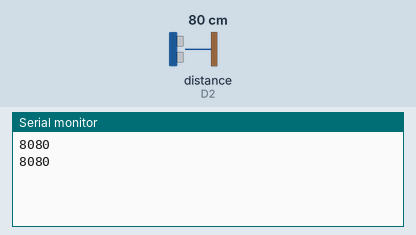
Recording of a sketch running on a simulated ESP8266 (NodeMCU). Parts: the last lines printed to the serial monitor. Wiring (inferred from the names in the program): ultrasonic range finder: trigger D1; echo D2. The inputs (shaded band) are chosen by the test bench; at power-on: distance to the obstacle (sensor on D2) 80 cm. The echo pulse lasts 58.3 µs per cm; WiFi joins after 1.5 s; servers stay silent unless stated.

Above: at 3.0 s.
3.1 s: distance to the obstacle (sensor on D2) set to 2 cm
At 4.4 s:
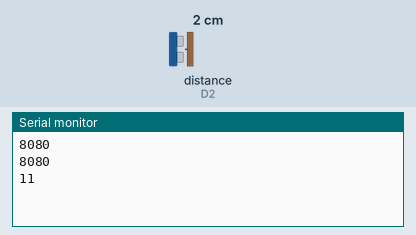
4.6 s: distance to the obstacle (sensor on D2) set to 4 cm
At 5.4 s:
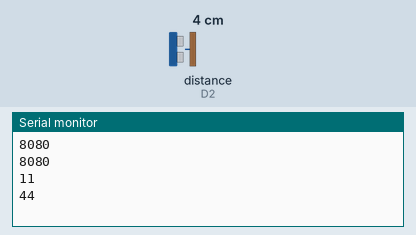
Timing chart, 0 to 7.6 s (numbered marks = the images above; inputs shaded):
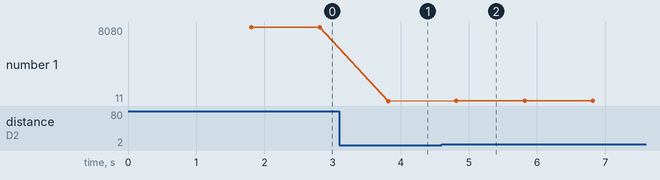

The sketch:

sketch_feb01b.ino
```cpp
#define BLYNK_PRINT Serial


#include <ESP8266WiFi.h>
#include <BlynkSimpleEsp8266.h>
#define TRIGGERPIN D1
#define ECHOPIN    D2

char auth[] = "PiKEDbt-UrENVwDFgFgjATkOsDMlordM";

// Your WiFi credentials.
// Set password to "" for open networks.
char ssid[] = "ANDROIDAPDP33";
char pass[] = "jainsahab1";

WidgetLCD lcd(V1);

void setup()
{
  // Debug console
  Serial.begin(9600);
pinMode(TRIGGERPIN, OUTPUT);
  pinMode(ECHOPIN, INPUT);
  Blynk.begin(auth, ssid, pass);
  // You can also specify server:
  //Blynk.begin(auth, ssid, pass, "blynk-cloud.com", 8442);
  //Blynk.begin(auth, ssid, pass, IPAddress(192,168,1,100), 8442);

  lcd.clear();
  lcd.print(0, 0,"Distance in cm 0");
}

void loop()
{
  lcd.clear();
  lcd.print(0, 0, "Distance in cm 0"); // use: (position X: 0-15
  long duration, distance;
  digitalWrite(TRIGGERPIN, LOW);
  delayMicroseconds(3);

  digitalWrite(TRIGGERPIN, HIGH);
  delayMicroseconds(12);

  digitalWrite(TRIGGERPIN, LOW);
  duration = pulseIn(ECHOPIN, HIGH);
  distance = (duration/2) / 29.1;
  Serial.print(distance);
  if(distance==0)
  {
    Serial.println(distance);
    lcd.print(0, 0, "Accident Detected");
  }
  else
  {
  Serial.println(distance);
  lcd.print(7, 1, distance);
  }
  Blynk.run();

  delay(1000);

}
```

Measured:
- after the input at 3.1 s, the serial monitor: prints a new line after 0.72 s (image 1)
- after the input at 4.6 s, the serial monitor: prints a new line after 0.22 s (image 2)
- plotted number 1: 8080 → 11 after the input at 3.1 s, 11 → 44 after the input at 4.6 s
